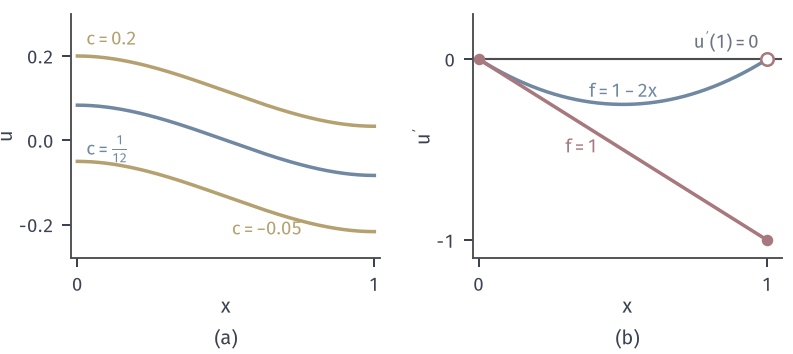

Generate this figure with Python:
from pathlib import Path
import sys
HERE = Path(__file__).resolve().parent
sys.path.insert(0, str(HERE.parent/"ellip-common"))
from ellip_fig import *
# Neumann: f=1-2x compatible, u=x^3/3-x^2/2+c; f=1 incompatible.
fig, axes = figure(width_mm=112, height_mm=50, ncols=2)
panel(fig, left=.09, wspace=.3, bottom=.27)
ax = axes[0]
base = X**3/3-X**2/2
ax.plot(X, base+.2, color=YELLOW, lw=1.4); ax.plot(X, base-.05, color=YELLOW, lw=1.4)
ax.plot(X, base+1/12, color=BLUE, lw=1.4)
lab(ax, .03, .012, r'$c=\frac{1}{12}$', BLUE, va='top'); lab(ax, .03, .225, r'$c=0.2$', YELLOW); lab(ax, .52, -.19, r'$c=-0.05$', YELLOW, va='top')
ax.set_xlim(-.02, 1.02); ax.set_ylim(-.28, .3); ax.set_xticks([0, 1]); ax.set_yticks([-.2, 0, .2]); hat01(ax, yl='$u$')
ax = axes[1]
ax.plot(X, X**2-X, color=BLUE, lw=1.4); ax.plot(X, -X, color=RED, lw=1.4)
ax.axhline(0, color=STROKE, lw=.85); dot(ax, 0, 0); hollow(ax, 1, 0); dot(ax, 1, -1, RED)
lab(ax, .5, -.13, r'$f=1-2x$', BLUE, ha='center', va='top'); lab(ax, .3, -.52, r'$f=1$', RED, ha='left')
lab(ax, .97, .06, r"$u'(1)=0$", MUTED, ha='right', fontsize=7.5)
ax.set_xlim(-.02, 1.05); ax.set_ylim(-1.1, .25); ax.set_xticks([0, 1]); ax.set_yticks([-1, 0]); hat01(ax, yl=r"$u'$")
tags(fig, axes)
save(fig, HERE, 'figure', {'u': 'x^3/3-x^2/2+c', 'zero_mean_c': 1/12})
